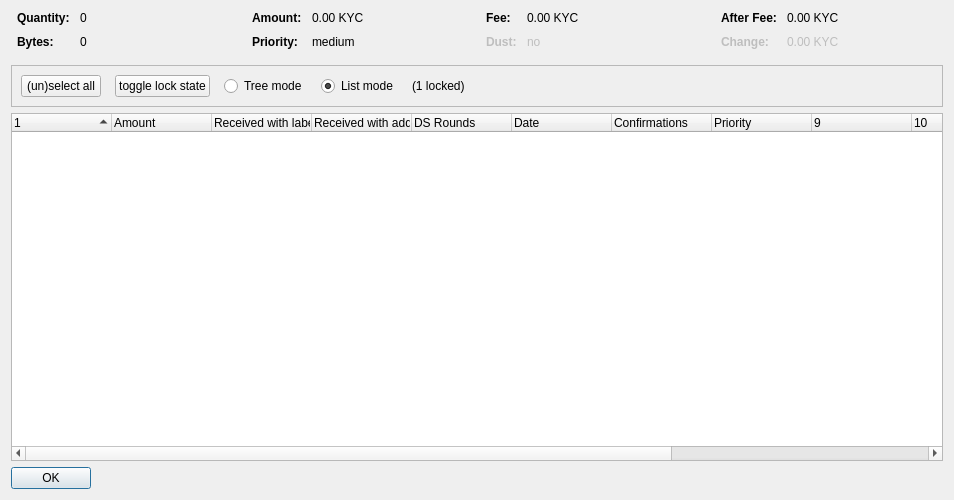
<?xml version="1.0" encoding="UTF-8"?>
<ui version="4.0">
 <class>CoinControlDialog</class>
 <widget class="QDialog" name="CoinControlDialog">
  <property name="geometry">
   <rect>
    <x>0</x>
    <y>0</y>
    <width>954</width>
    <height>500</height>
   </rect>
  </property>
  <property name="windowTitle">
   <string>Coin Selection</string>
  </property>
  <layout class="QVBoxLayout" name="verticalLayout">
   <item>
    <layout class="QHBoxLayout" name="horizontalLayoutTop" stretch="0,0,0,0">
     <property name="topMargin">
      <number>0</number>
     </property>
     <property name="bottomMargin">
      <number>10</number>
     </property>
     <item>
      <layout class="QFormLayout" name="formLayoutCoinControl1">
       <property name="horizontalSpacing">
        <number>10</number>
       </property>
       <property name="verticalSpacing">
        <number>10</number>
       </property>
       <property name="leftMargin">
        <number>6</number>
       </property>
       <property name="rightMargin">
        <number>6</number>
       </property>
       <item row="0" column="0">
        <widget class="QLabel" name="labelCoinControlQuantityText">
         <property name="font">
          <font>
           <weight>75</weight>
           <bold>true</bold>
          </font>
         </property>
         <property name="text">
          <string>Quantity:</string>
         </property>
        </widget>
       </item>
       <item row="0" column="1">
        <widget class="QLabel" name="labelCoinControlQuantity">
         <property name="cursor">
          <cursorShape>IBeamCursor</cursorShape>
         </property>
         <property name="contextMenuPolicy">
          <enum>Qt::ActionsContextMenu</enum>
         </property>
         <property name="text">
          <string notr="true">0</string>
         </property>
         <property name="textInteractionFlags">
          <set>Qt::LinksAccessibleByMouse|Qt::TextSelectableByKeyboard|Qt::TextSelectableByMouse</set>
         </property>
        </widget>
       </item>
       <item row="1" column="0">
        <widget class="QLabel" name="labelCoinControlBytesText">
         <property name="font">
          <font>
           <weight>75</weight>
           <bold>true</bold>
          </font>
         </property>
         <property name="text">
          <string>Bytes:</string>
         </property>
        </widget>
       </item>
       <item row="1" column="1">
        <widget class="QLabel" name="labelCoinControlBytes">
         <property name="cursor">
          <cursorShape>IBeamCursor</cursorShape>
         </property>
         <property name="contextMenuPolicy">
          <enum>Qt::ActionsContextMenu</enum>
         </property>
         <property name="text">
          <string notr="true">0</string>
         </property>
         <property name="textInteractionFlags">
          <set>Qt::LinksAccessibleByMouse|Qt::TextSelectableByKeyboard|Qt::TextSelectableByMouse</set>
         </property>
        </widget>
       </item>
      </layout>
     </item>
     <item>
      <layout class="QFormLayout" name="formLayoutCoinControl2">
       <property name="horizontalSpacing">
        <number>10</number>
       </property>
       <property name="verticalSpacing">
        <number>10</number>
       </property>
       <property name="leftMargin">
        <number>6</number>
       </property>
       <property name="rightMargin">
        <number>6</number>
       </property>
       <item row="0" column="0">
        <widget class="QLabel" name="labelCoinControlAmountText">
         <property name="font">
          <font>
           <weight>75</weight>
           <bold>true</bold>
          </font>
         </property>
         <property name="text">
          <string>Amount:</string>
         </property>
        </widget>
       </item>
       <item row="0" column="1">
        <widget class="QLabel" name="labelCoinControlAmount">
         <property name="cursor">
          <cursorShape>IBeamCursor</cursorShape>
         </property>
         <property name="contextMenuPolicy">
          <enum>Qt::ActionsContextMenu</enum>
         </property>
         <property name="text">
          <string notr="true">0.00 KYC</string>
         </property>
         <property name="textInteractionFlags">
          <set>Qt::LinksAccessibleByMouse|Qt::TextSelectableByKeyboard|Qt::TextSelectableByMouse</set>
         </property>
        </widget>
       </item>
       <item row="1" column="0">
        <widget class="QLabel" name="labelCoinControlPriorityText">
         <property name="font">
          <font>
           <weight>75</weight>
           <bold>true</bold>
          </font>
         </property>
         <property name="text">
          <string>Priority:</string>
         </property>
        </widget>
       </item>
       <item row="1" column="1">
        <widget class="QLabel" name="labelCoinControlPriority">
         <property name="cursor">
          <cursorShape>IBeamCursor</cursorShape>
         </property>
         <property name="contextMenuPolicy">
          <enum>Qt::ActionsContextMenu</enum>
         </property>
         <property name="text">
          <string>medium</string>
         </property>
         <property name="textInteractionFlags">
          <set>Qt::LinksAccessibleByMouse|Qt::TextSelectableByKeyboard|Qt::TextSelectableByMouse</set>
         </property>
        </widget>
       </item>
      </layout>
     </item>
     <item>
      <layout class="QFormLayout" name="formLayoutCoinControl3">
       <property name="horizontalSpacing">
        <number>10</number>
       </property>
       <property name="verticalSpacing">
        <number>10</number>
       </property>
       <property name="leftMargin">
        <number>6</number>
       </property>
       <property name="rightMargin">
        <number>6</number>
       </property>
       <item row="0" column="0">
        <widget class="QLabel" name="labelCoinControlFeeText">
         <property name="font">
          <font>
           <weight>75</weight>
           <bold>true</bold>
          </font>
         </property>
         <property name="text">
          <string>Fee:</string>
         </property>
        </widget>
       </item>
       <item row="0" column="1">
        <widget class="QLabel" name="labelCoinControlFee">
         <property name="cursor">
          <cursorShape>IBeamCursor</cursorShape>
         </property>
         <property name="contextMenuPolicy">
          <enum>Qt::ActionsContextMenu</enum>
         </property>
         <property name="text">
          <string notr="true">0.00 KYC</string>
         </property>
         <property name="textInteractionFlags">
          <set>Qt::LinksAccessibleByMouse|Qt::TextSelectableByKeyboard|Qt::TextSelectableByMouse</set>
         </property>
        </widget>
       </item>
       <item row="1" column="0">
        <widget class="QLabel" name="labelCoinControlLowOutputText">
         <property name="enabled">
          <bool>false</bool>
         </property>
         <property name="font">
          <font>
           <weight>75</weight>
           <bold>true</bold>
          </font>
         </property>
         <property name="text">
          <string>Dust:</string>
         </property>
        </widget>
       </item>
       <item row="1" column="1">
        <widget class="QLabel" name="labelCoinControlLowOutput">
         <property name="enabled">
          <bool>false</bool>
         </property>
         <property name="cursor">
          <cursorShape>IBeamCursor</cursorShape>
         </property>
         <property name="contextMenuPolicy">
          <enum>Qt::ActionsContextMenu</enum>
         </property>
         <property name="text">
          <string>no</string>
         </property>
         <property name="textInteractionFlags">
          <set>Qt::LinksAccessibleByMouse|Qt::TextSelectableByKeyboard|Qt::TextSelectableByMouse</set>
         </property>
        </widget>
       </item>
      </layout>
     </item>
     <item>
      <layout class="QFormLayout" name="formLayoutCoinControl4">
       <property name="horizontalSpacing">
        <number>10</number>
       </property>
       <property name="verticalSpacing">
        <number>10</number>
       </property>
       <property name="leftMargin">
        <number>6</number>
       </property>
       <property name="rightMargin">
        <number>6</number>
       </property>
       <item row="0" column="0">
        <widget class="QLabel" name="labelCoinControlAfterFeeText">
         <property name="font">
          <font>
           <weight>75</weight>
           <bold>true</bold>
          </font>
         </property>
         <property name="text">
          <string>After Fee:</string>
         </property>
        </widget>
       </item>
       <item row="0" column="1">
        <widget class="QLabel" name="labelCoinControlAfterFee">
         <property name="cursor">
          <cursorShape>IBeamCursor</cursorShape>
         </property>
         <property name="contextMenuPolicy">
          <enum>Qt::ActionsContextMenu</enum>
         </property>
         <property name="text">
          <string notr="true">0.00 KYC</string>
         </property>
         <property name="textInteractionFlags">
          <set>Qt::LinksAccessibleByMouse|Qt::TextSelectableByKeyboard|Qt::TextSelectableByMouse</set>
         </property>
        </widget>
       </item>
       <item row="1" column="0">
        <widget class="QLabel" name="labelCoinControlChangeText">
         <property name="enabled">
          <bool>false</bool>
         </property>
         <property name="font">
          <font>
           <weight>75</weight>
           <bold>true</bold>
          </font>
         </property>
         <property name="text">
          <string>Change:</string>
         </property>
        </widget>
       </item>
       <item row="1" column="1">
        <widget class="QLabel" name="labelCoinControlChange">
         <property name="enabled">
          <bool>false</bool>
         </property>
         <property name="cursor">
          <cursorShape>IBeamCursor</cursorShape>
         </property>
         <property name="contextMenuPolicy">
          <enum>Qt::ActionsContextMenu</enum>
         </property>
         <property name="text">
          <string notr="true">0.00 KYC</string>
         </property>
         <property name="textInteractionFlags">
          <set>Qt::LinksAccessibleByMouse|Qt::TextSelectableByKeyboard|Qt::TextSelectableByMouse</set>
         </property>
        </widget>
       </item>
      </layout>
     </item>
    </layout>
   </item>
   <item>
    <widget class="QFrame" name="frame">
     <property name="minimumSize">
      <size>
       <width>0</width>
       <height>40</height>
      </size>
     </property>
     <property name="frameShape">
      <enum>QFrame::StyledPanel</enum>
     </property>
     <property name="frameShadow">
      <enum>QFrame::Sunken</enum>
     </property>
     <layout class="QHBoxLayout" name="horizontalLayout">
      <item>
       <layout class="QHBoxLayout" name="horizontalLayoutPanel" stretch="0,0,0,0,0,0">
        <property name="spacing">
         <number>14</number>
        </property>
        <item>
         <widget class="QPushButton" name="pushButtonSelectAll">
          <property name="sizePolicy">
           <sizepolicy hsizetype="Maximum" vsizetype="Fixed">
            <horstretch>0</horstretch>
            <verstretch>0</verstretch>
           </sizepolicy>
          </property>
          <property name="text">
           <string>(un)select all</string>
          </property>
          <property name="autoDefault">
           <bool>false</bool>
          </property>
         </widget>
        </item>
        <item>
         <widget class="QPushButton" name="pushButtonToggleLock">
          <property name="sizePolicy">
           <sizepolicy hsizetype="Maximum" vsizetype="Fixed">
            <horstretch>0</horstretch>
            <verstretch>0</verstretch>
           </sizepolicy>
          </property>
          <property name="text">
           <string>toggle lock state</string>
          </property>
          <property name="autoDefault">
           <bool>false</bool>
          </property>
         </widget>
        </item>
        <item>
         <widget class="QRadioButton" name="radioTreeMode">
          <property name="sizePolicy">
           <sizepolicy hsizetype="Maximum" vsizetype="Fixed">
            <horstretch>0</horstretch>
            <verstretch>0</verstretch>
           </sizepolicy>
          </property>
          <property name="text">
           <string>Tree mode</string>
          </property>
         </widget>
        </item>
        <item>
         <widget class="QRadioButton" name="radioListMode">
          <property name="sizePolicy">
           <sizepolicy hsizetype="Maximum" vsizetype="Fixed">
            <horstretch>0</horstretch>
            <verstretch>0</verstretch>
           </sizepolicy>
          </property>
          <property name="text">
           <string>List mode</string>
          </property>
          <property name="checked">
           <bool>true</bool>
          </property>
         </widget>
        </item>
        <item>
         <widget class="QLabel" name="labelLocked">
          <property name="text">
           <string>(1 locked)</string>
          </property>
         </widget>
        </item>
        <item>
         <spacer name="horizontalSpacer">
          <property name="orientation">
           <enum>Qt::Horizontal</enum>
          </property>
          <property name="sizeHint" stdset="0">
           <size>
            <width>40</width>
            <height>20</height>
           </size>
          </property>
         </spacer>
        </item>
       </layout>
      </item>
     </layout>
    </widget>
   </item>
   <item>
    <widget class="CoinControlTreeWidget" name="treeWidget">
     <property name="contextMenuPolicy">
      <enum>Qt::CustomContextMenu</enum>
     </property>
     <property name="sortingEnabled">
      <bool>false</bool>
     </property>
     <property name="columnCount">
      <number>13</number>
     </property>
     <attribute name="headerShowSortIndicator" stdset="0">
      <bool>true</bool>
     </attribute>
     <attribute name="headerStretchLastSection">
      <bool>false</bool>
     </attribute>
     <column>
      <property name="text">
       <string/>
      </property>
     </column>
     <column>
      <property name="text">
       <string>Amount</string>
      </property>
     </column>
     <column>
      <property name="text">
       <string>Received with label</string>
      </property>
     </column>
     <column>
      <property name="text">
       <string>Received with address</string>
      </property>
     </column>
     <column>
      <property name="text">
       <string>DS Rounds</string>
      </property>
     </column>
     <column>
      <property name="text">
       <string>Date</string>
      </property>
     </column>
     <column>
      <property name="text">
       <string>Confirmations</string>
      </property>
      <property name="toolTip">
       <string>Confirmed</string>
      </property>
     </column>
     <column>
      <property name="text">
       <string>Priority</string>
      </property>
     </column>
     <column>
      <property name="text">
       <string/>
      </property>
     </column>
     <column>
      <property name="text">
       <string/>
      </property>
     </column>
     <column>
      <property name="text">
       <string/>
      </property>
     </column>
     <column>
      <property name="text">
       <string/>
      </property>
     </column>
     <column>
      <property name="text">
       <string/>
      </property>
     </column>
    </widget>
   </item>
   <item>
    <widget class="QDialogButtonBox" name="buttonBox">
     <property name="sizePolicy">
      <sizepolicy hsizetype="Maximum" vsizetype="Fixed">
       <horstretch>0</horstretch>
       <verstretch>0</verstretch>
      </sizepolicy>
     </property>
     <property name="orientation">
      <enum>Qt::Horizontal</enum>
     </property>
     <property name="standardButtons">
      <set>QDialogButtonBox::Ok</set>
     </property>
    </widget>
   </item>
  </layout>
 </widget>
 <customwidgets>
  <customwidget>
   <class>CoinControlTreeWidget</class>
   <extends>QTreeWidget</extends>
   <header>coincontroltreewidget.h</header>
  </customwidget>
 </customwidgets>
 <resources/>
 <connections/>
</ui>
